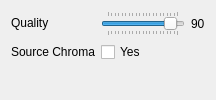
                 <widget class="QWidget" name="jpgPage">
                  <layout class="QFormLayout" name="jpgPageLayout">
                   <item row="0" column="0">
                    <widget class="QLabel" name="jpgQualityLabel">
                     <property name="text">
                      <string>Quality</string>
                     </property>
                    </widget>
                   </item>
                   <item row="0" column="1">
                    <layout class="QHBoxLayout" name="jpgQualityLayout">
                     <item>
                      <widget class="QSlider" name="jpgQuality">
                       <property name="cursor">
                        <cursorShape>PointingHandCursor</cursorShape>
                       </property>
                       <property name="maximum">
                        <number>100</number>
                       </property>
                       <property name="value">
                        <number>90</number>
                       </property>
                       <property name="orientation">
                        <enum>Qt::Orientation::Horizontal</enum>
                       </property>
                       <property name="tickPosition">
                        <enum>QSlider::TickPosition::TicksBothSides</enum>
                       </property>
                       <property name="tickInterval">
                        <number>5</number>
                       </property>
                      </widget>
                     </item>
                     <item>
                      <widget class="QLabel" name="jpgQualityValue">
                       <property name="text">
                        <string notr="true">90</string>
                       </property>
                      </widget>
                     </item>
                    </layout>
                   </item>
                   <item row="1" column="0">
                    <widget class="QLabel" name="jpgSourceChromaLabel">
                     <property name="text">
                      <string>Source Chroma</string>
                     </property>
                    </widget>
                   </item>
                   <item row="1" column="1">
                    <widget class="QCheckBox" name="jpgSourceChroma">
                     <property name="text">
                      <string>Yes</string>
                     </property>
                    </widget>
                   </item>
                  </layout>
                 </widget>
